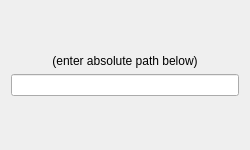
<?xml version="1.0" encoding="UTF-8"?>
<ui version="4.0">
 <class>inFilePsWidget</class>
 <widget class="QWidget" name="inFilePsWidget">
  <property name="geometry">
   <rect>
    <x>0</x>
    <y>0</y>
    <width>250</width>
    <height>150</height>
   </rect>
  </property>
  <property name="windowTitle">
   <string>Dialog</string>
  </property>
  <layout class="QHBoxLayout" name="horizontalLayout">
   <item>
    <layout class="QVBoxLayout" name="verticalLayout">
     <item>
      <spacer name="verticalSpacer_2">
       <property name="orientation">
        <enum>Qt::Vertical</enum>
       </property>
       <property name="sizeHint" stdset="0">
        <size>
         <width>20</width>
         <height>40</height>
        </size>
       </property>
      </spacer>
     </item>
     <item>
      <widget class="QLabel" name="selectFile_lbl">
       <property name="text">
        <string>(enter absolute path below)</string>
       </property>
       <property name="alignment">
        <set>Qt::AlignCenter</set>
       </property>
      </widget>
     </item>
     <item>
      <widget class="QLineEdit" name="selectFile_le">
       <property name="sizePolicy">
        <sizepolicy hsizetype="Expanding" vsizetype="Fixed">
         <horstretch>0</horstretch>
         <verstretch>0</verstretch>
        </sizepolicy>
       </property>
       <property name="minimumSize">
        <size>
         <width>0</width>
         <height>0</height>
        </size>
       </property>
       <property name="readOnly">
        <bool>false</bool>
       </property>
      </widget>
     </item>
     <item>
      <spacer name="verticalSpacer">
       <property name="orientation">
        <enum>Qt::Vertical</enum>
       </property>
       <property name="sizeHint" stdset="0">
        <size>
         <width>20</width>
         <height>40</height>
        </size>
       </property>
      </spacer>
     </item>
    </layout>
   </item>
  </layout>
 </widget>
 <resources/>
 <connections/>
</ui>
